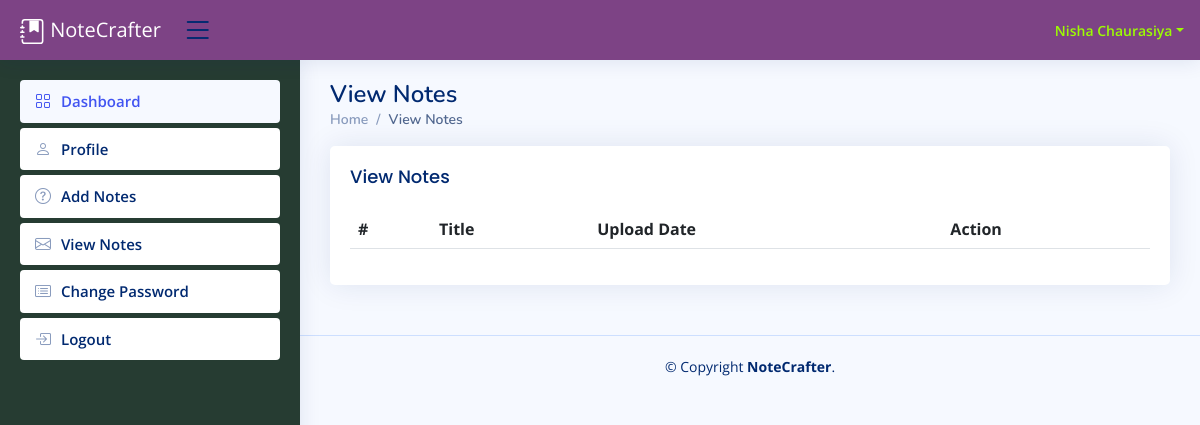
The page /viewNotes (signed in) on the database as committed earlier.
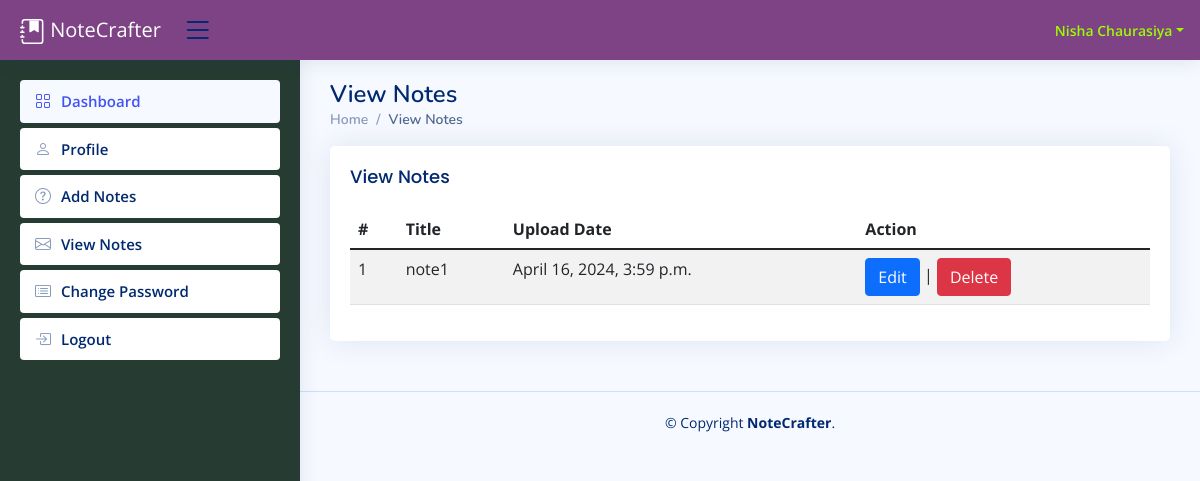
The same page on the database as committed later.
### enotes/models.py (models this page shows, shortened)
class Notes(models.Model):
    signup = models.ForeignKey(Signup, on_delete=models.CASCADE)
    Title = models.CharField(max_length=200, null=True)
    Content = models.CharField(max_length=450, null=True)
    CreationDate = models.DateTimeField(auto_now_add=True)
    UpdationDate = models.DateField(null=True)

### enotes/views.py (the view)
# urls.py: path('viewNotes', viewNotes, name='viewNotes'),
def viewNotes(request):
    if not request.user.is_authenticated:
        return redirect('user_login')
    user = User.objects.get(id=request.user.id)
    signup = Signup.objects.get(user=user)
    notes = Notes.objects.filter(signup=signup)
    return render(request, 'viewNotes.html', locals())

### enotes/templates/viewNotes.html
{% extends 'usernavbar.html' %}
{% block main %}
<div class="pagetitle">
    <h1>View Notes</h1>
    <nav>
        <ol class="breadcrumb">
            <li class="breadcrumb-item"><a href="/dashboard">Home</a></li>
            <li class="breadcrumb-item active">View Notes</li>
        </ol>
    </nav>
</div>
<section class="section">
      <div class="row">
        <div class="col-lg-12">
          <div class="card">
            <div class="card-body">
              <h5 class="card-title">View Notes</h5>
              <table class="table table-striped">
                <thead>
                  <tr>
                    <th scope="col">#</th>
                    <th scope="col">Title</th>
                    <th scope="col">Upload Date</th>
                    <th scope="col">Action</th>
                  </tr>
                </thead>
                <tbody>
                  {% for i in notes %}
                  <tr>
                    <td>{{forloop.counter}}</td>
					<td>{{i.Title}}</td>
					<td>{{i.CreationDate}}</td>
                    <td><a href="{% url 'editNotes' i.id %}" class="btn btn-primary">Edit</a> |
                    <a href="{% url 'deleteNotes' i.id %}" class="btn btn-danger">Delete</a></td>
                  </tr>
                  {% endfor %}
                </tbody>
              </table>
            </div>
          </div>
        </div>
      </div>
    </section>
{% endblock %}

Rows that differ between the two databases and show on the page:
added Notes: Title "note1", CreationDate "April 16, 2024, 3:59 p.m."
